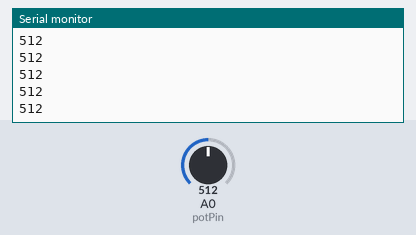
The sketch below on a simulated Arduino Uno, built with avr-gcc and run on an emulated ATmega328P. Parts: the last lines printed to the serial monitor. The inputs (shaded band) are chosen by the test bench; at power-on: A0 (potPin) = 512.

Above: at 1.2 s.
1.3 s: A0 (potPin) set to 716
At 2.0 s:
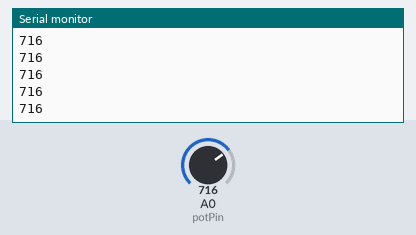
2.8 s: A0 (potPin) set to 900
At 3.3 s:
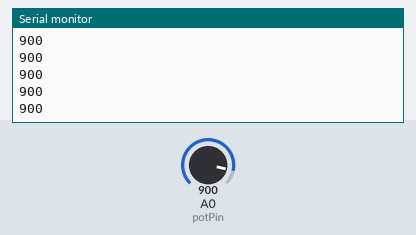
Timing chart, 0 to 5.8 s (numbered marks = the images above; inputs shaded):
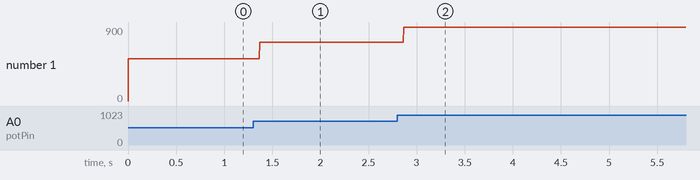

The sketch:

Pot_move_circle.ino
```cpp
/*
   Program Description: Move ellipse with Arduino potentiometer
   Creator Name: Jeongin Lee
   Created Date: Nov 19, 2021
*/

const int potPin = A0;

void setup() {
  Serial.begin(9600);

  // Since both sides wait for each other before they send anything,
  // someone needs to start the conversation
  Serial.println("0");
}

void loop() {
  int sensorValue = analogRead(potPin); // read angle from potentiometer
  Serial.println(sensorValue);
}

/*
   Processing Code
// Program Description: Move ellipse with Arduino potentiometer
// Creator Name: Jeongin Lee
// Created Date: Nov 19, 2021

import processing.serial.*;
Serial myPort;
float sensorValue = 0;

void setup() {
  size(400, 400);
  fill(172, 254, 43); // background color
  String portname = Serial.list()[3]; // adjust port to arduino's serial port
  myPort = new Serial(this, portname, 9600);
  myPort.clear();
  myPort.bufferUntil('\n');
}

void draw() {
  background(172, 254, 43); // background color
  noStroke();
  fill(254, 18, 149); // neon pink
  ellipse(sensorValue, height/2, 50, 50); // draw ellipse
}

void serialEvent(Serial myPort) {
  String s = myPort.readStringUntil('\n'); // get the string from port
  if (s != null) { // if string is not empty
    s = trim(s); // trim off the whitespace
    sensorValue = float(s); // convert it to float
    sensorValue = map(sensorValue, 0, 1023, 0, width); // map input value to the width range
    println(sensorValue);
  }
}
*/
```

Measured:
- after the input at 1.3 s, the serial monitor: prints a new line after 0.07 s (image 1)
- after the input at 2.8 s, the serial monitor: prints a new line after 0.07 s (image 2)
- plotted number 1: 512 → 716 after the input at 1.3 s, 716 → 9 after the input at 2.8 s
